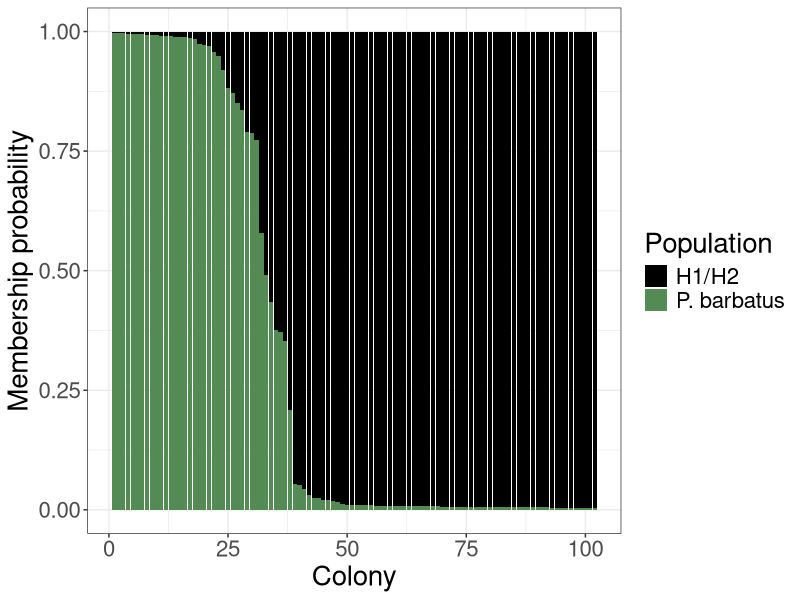
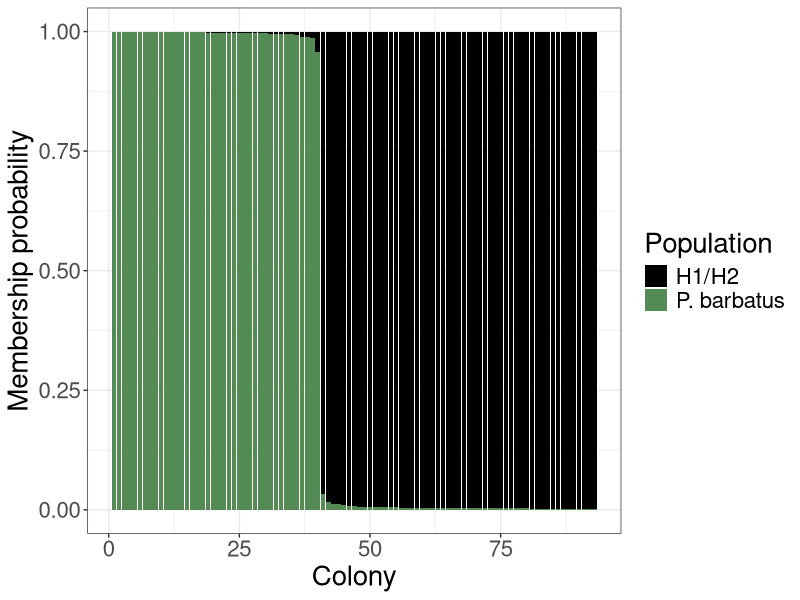
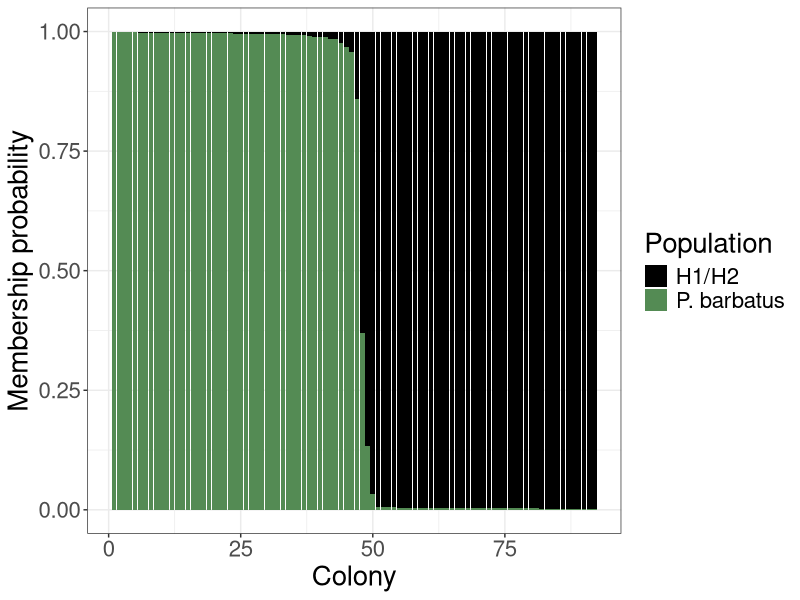
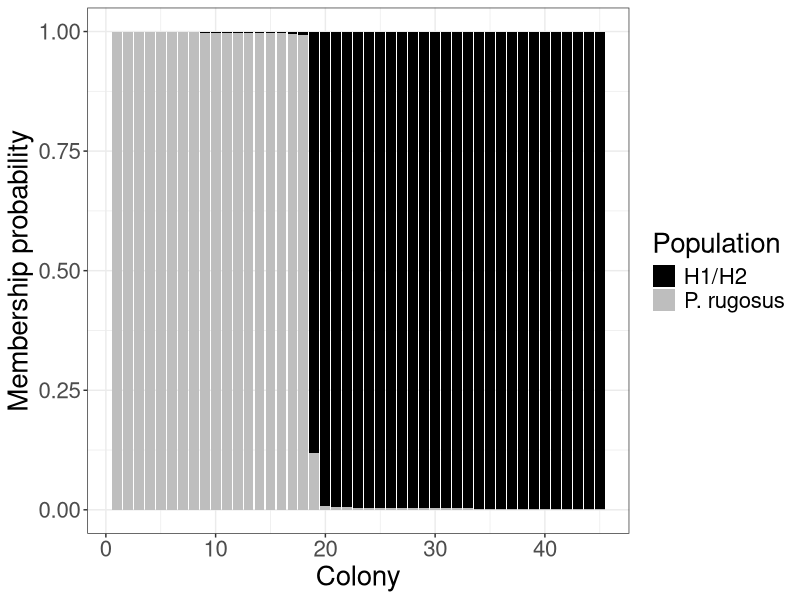
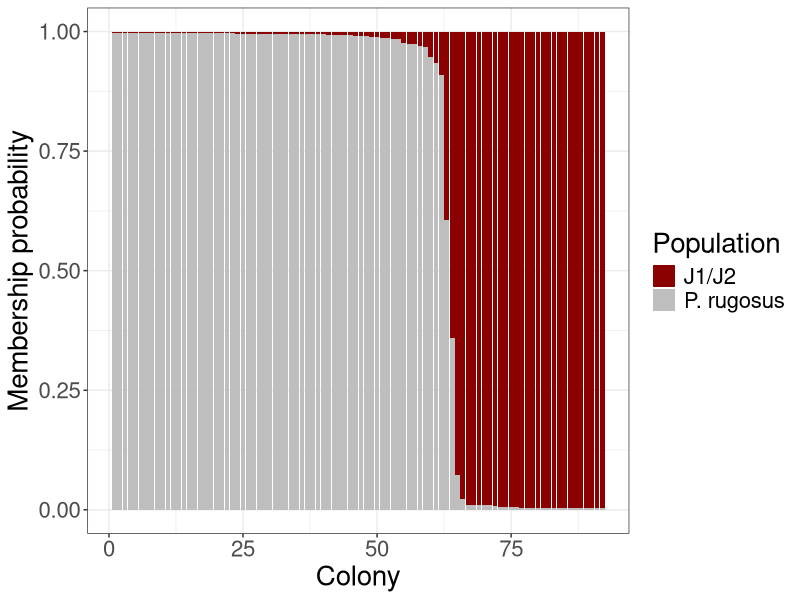
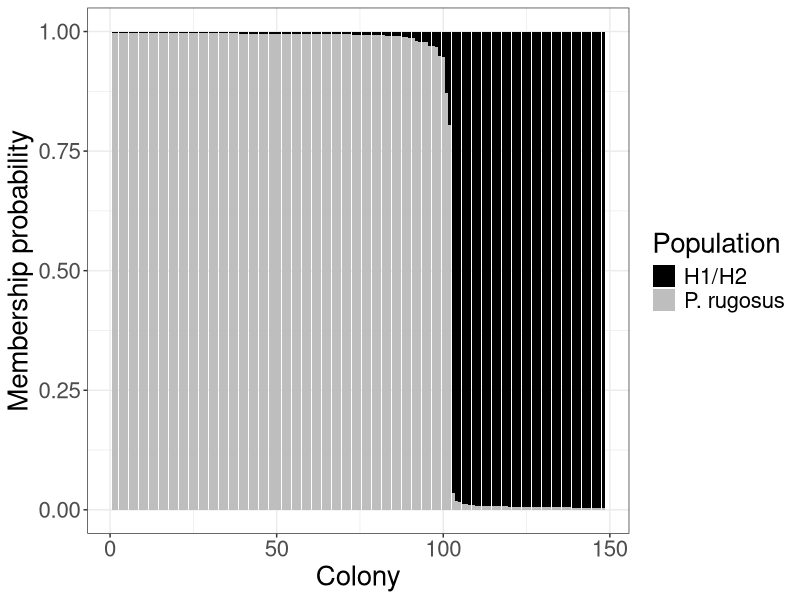

Write R code to recreate these figures, in order.
#Script for building structure admixture assignment figures
setwd("C:/Users/shelm/Dropbox/Pace/Structure/OF_anal")

library(ggplot2)
data <- read.csv("OF_assignments.csv", header=TRUE)
data$Pop <- as.factor(data$Pop)
ggplot(data, aes(fill=Pop, y=Prop, x=Label)) + 
  geom_bar(position="fill", stat = "identity")+
  theme_bw()+geom_col(width=.1)+ 
  labs(y= "Membership probability", x = "Colony")+
  scale_fill_manual(labels = c("H1/H2", "P. barbatus"),values= c("black", "palegreen4"), name="Population") +
  theme(text = element_text(size=20))

setwd("C:/Users/shelm/Dropbox/Pace/Structure/CT_anal")
data <- read.csv("CT_assignments.csv", header=TRUE)
data$Pop <- as.factor(data$Pop)
ggplot(data, aes(fill=Pop, y=Prop, x=Label)) + 
  geom_bar(position="fill", stat = "identity")+
  theme_bw()+geom_col(width=.1)+ 
  labs(y= "Membership probability", x = "Colony")+
  scale_fill_manual(labels = c("H1/H2", "P. barbatus"),values= c("black", "palegreen4"), name="Population") +
  theme(text = element_text(size=20))

setwd("C:/Users/shelm/Dropbox/Pace/Structure/ALP_anal")
data <- read.csv("ALP_assignments.csv", header=TRUE)
data$Pop <- as.factor(data$Pop)
ggplot(data, aes(fill=Pop, y=Prop, x=Label)) + 
  geom_bar(position="fill", stat = "identity")+
  theme_bw()+geom_col(width=.1)+ 
  labs(y= "Membership probability", x = "Colony")+
  scale_fill_manual(labels = c("H1/H2", "P. barbatus"),values= c("black", "palegreen4"), name="Population") +
  theme(text = element_text(size=20))

setwd("C:/Users/shelm/Dropbox/Pace/Structure/DC_anal")
data <- read.csv("DC_assignments.csv", header=TRUE)
data$Pop <- as.factor(data$Pop)
ggplot(data, aes(fill=Pop, y=Prop, x=Label)) + 
  geom_bar(position="fill", stat = "identity")+
  theme_bw()+geom_col(width=.1)+ 
  labs(y= "Membership probability", x = "Colony")+
  scale_fill_manual(labels = c("H1/H2", "P. rugosus"),values= c("black", "gray"), name="Population") +
  theme(text = element_text(size=20))

setwd("C:/Users/shelm/Dropbox/Pace/Structure/WS_anal")
data <- read.csv("WS_assignments.csv", header=TRUE)
data$Pop <- as.factor(data$Pop)
ggplot(data, aes(fill=Pop, y=Prop, x=Label)) + 
  geom_bar(position="fill", stat = "identity")+
  theme_bw()+geom_col(width=.1)+ 
  labs(y= "Membership probability", x = "Colony")+
  scale_fill_manual(labels = c("J1/J2", "P. rugosus"),values= c("darkred", "gray"), name="Population") +
  theme(text = element_text(size=20))

setwd("C:/Users/shelm/Dropbox/Pace/Structure/PC_reduced")
data <- read.csv("PC_assignments.csv", header=TRUE)
data$Pop <- as.factor(data$Pop)
ggplot(data, aes(fill=Pop, y=Prop, x=Label)) + 
  geom_bar(position="fill", stat = "identity")+
  theme_bw()+geom_col(width=.1)+ 
  labs(y= "Membership probability", x = "Colony")+
  scale_fill_manual(labels = c("H1/H2", "P. rugosus"),values= c("black", "gray"), name="Population") +
  theme(text = element_text(size=20))

